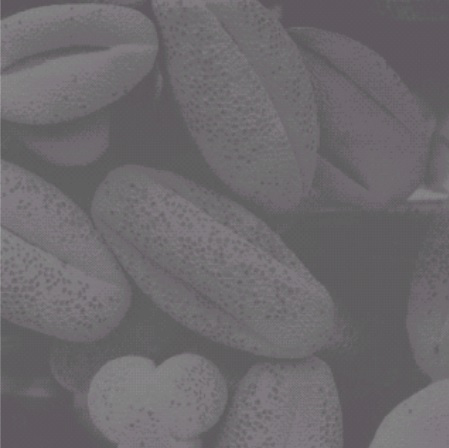
%> input picture graosBaixoContraste.png, 449 x 448 px
$ octave graosBaixoContraste.m   (GNU Octave 9; MATLAB toolbox functions it lacks are replaced by stand-ins)
%> lines starting %> are read from the running program, lines starting %| are printed output that depends on the picture
clear all
close all

im = imread('/home/phelyppealex/Documentos/digital-image-processing/graosBaixoContraste.png');
%> im is the input picture: size 448x449x3 uint8; mean R, G, B 108.7, 105.5, 108.9
figure('Name', 'Imagem original: Baixo Contraste')
imshow(im)

im2 = rgb2gray(im);

imGray = rgb2gray(im);
figure('Name', 'Histograma da original')
imhist(imGray)
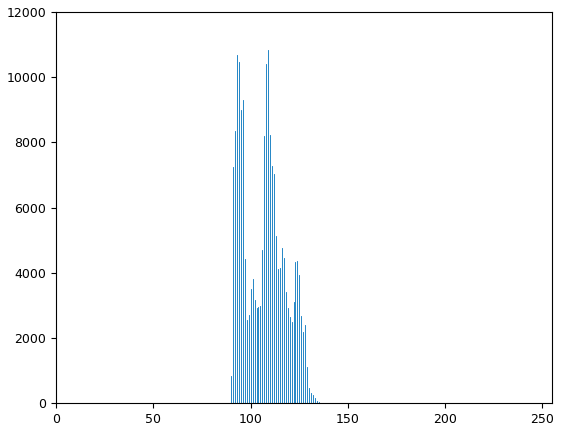
%> figure redrawn from the program's plot data; highest point at x = 109, y = 10826

for(i=1:1:size(im2,1))
  for(j=1:1:size(im2,2))
    im2(i,j) = imGray(i,j)-88;
  endfor
endfor
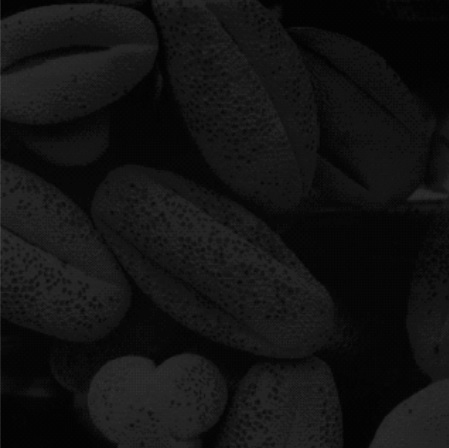
%> im2: size 448x449 uint8; min 0, max 66, mean 18.9

for(i=1:1:size(im2,1))
  for(j=1:1:size(im2,2))
    im2(i,j) = im2(i,j) * 3.923076923076923;
  endfor
endfor
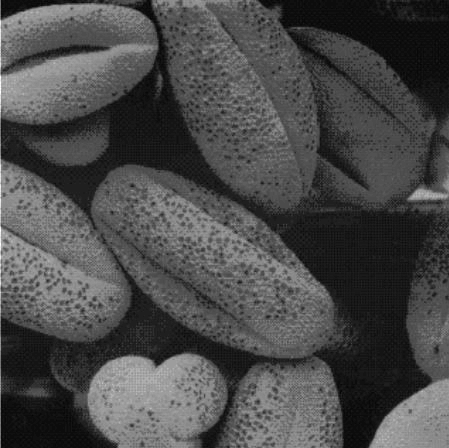
%> im2: size 448x449 uint8; min 0, max 255, mean 74.1

figure('Name', 'Imagem final')
imshow(im2)

figure('Name', 'Histograma final')
imhist(im2)
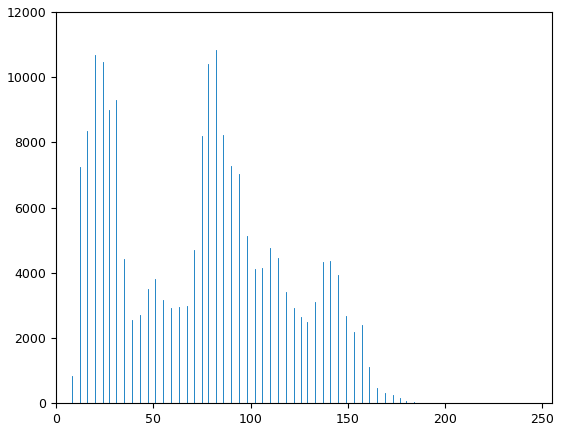
%> figure redrawn from the program's plot data; highest point at x = 82, y = 10826
